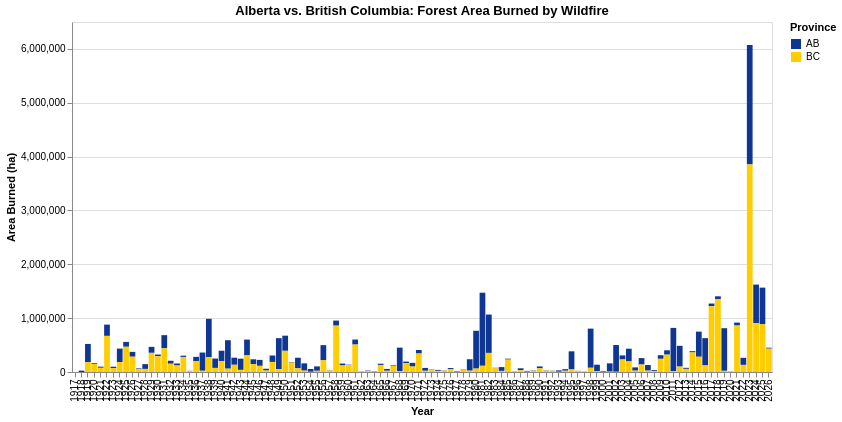

Notebook source saved alongside this figure:
### Markdown cell above
## 2. Alberta vs. British Columbia

Stacked yearly area burned for both provinces, through the current season year-to-date (BC data begins in 1917/1918).

### Code cell
charts.ab_bc_chart(df_ab_yearly, df_bc_yearly)

### Figure 1 — Vega-Lite specification as saved in the notebook (floating-point values rounded to 4 significant figures; data arrays with more than 128 entries replaced by an {"elided": "..."} marker saying what was removed)
{"config": {"view": {"continuousWidth": 300, "continuousHeight": 300}}, "data": {"name": "data-3315b127cf2967f303969bccc066d7db"}, "mark": {"type": "bar"}, "encoding": {"color": {"field": "Province", "scale": {"domain": ["AB", "BC"], "range": ["#0e3692", "#ffcd00"]}, "type": "nominal"}, "opacity": {"condition": {"param": "param_5b9f8d0ca0ff1ec3", "value": 1}, "value": 0.15}, "tooltip": [{"field": "Province", "type": "nominal"}, {"field": "Year", "type": "ordinal"}, {"field": "Area", "format": ",.0f", "title": "Area (ha)", "type": "quantitative"}], "x": {"field": "Year", "title": "Year", "type": "ordinal"}, "y": {"axis": {"format": ",.0f"}, "field": "Area", "stack": "zero", "title": "Area Burned (ha)", "type": "quantitative"}}, "height": 350, "params": [{"name": "param_5b9f8d0ca0ff1ec3", "select": {"type": "point", "fields": ["Province"]}, "bind": "legend"}], "title": "Alberta vs. British Columbia: Forest Area Burned by Wildfire", "width": 700, "$schema": "https://vega.github.io/schema/vega-lite/v6.4.1.json", "datasets": {"data-3315b127cf2967f303969bccc066d7db": {"elided": "219 records"}}}
